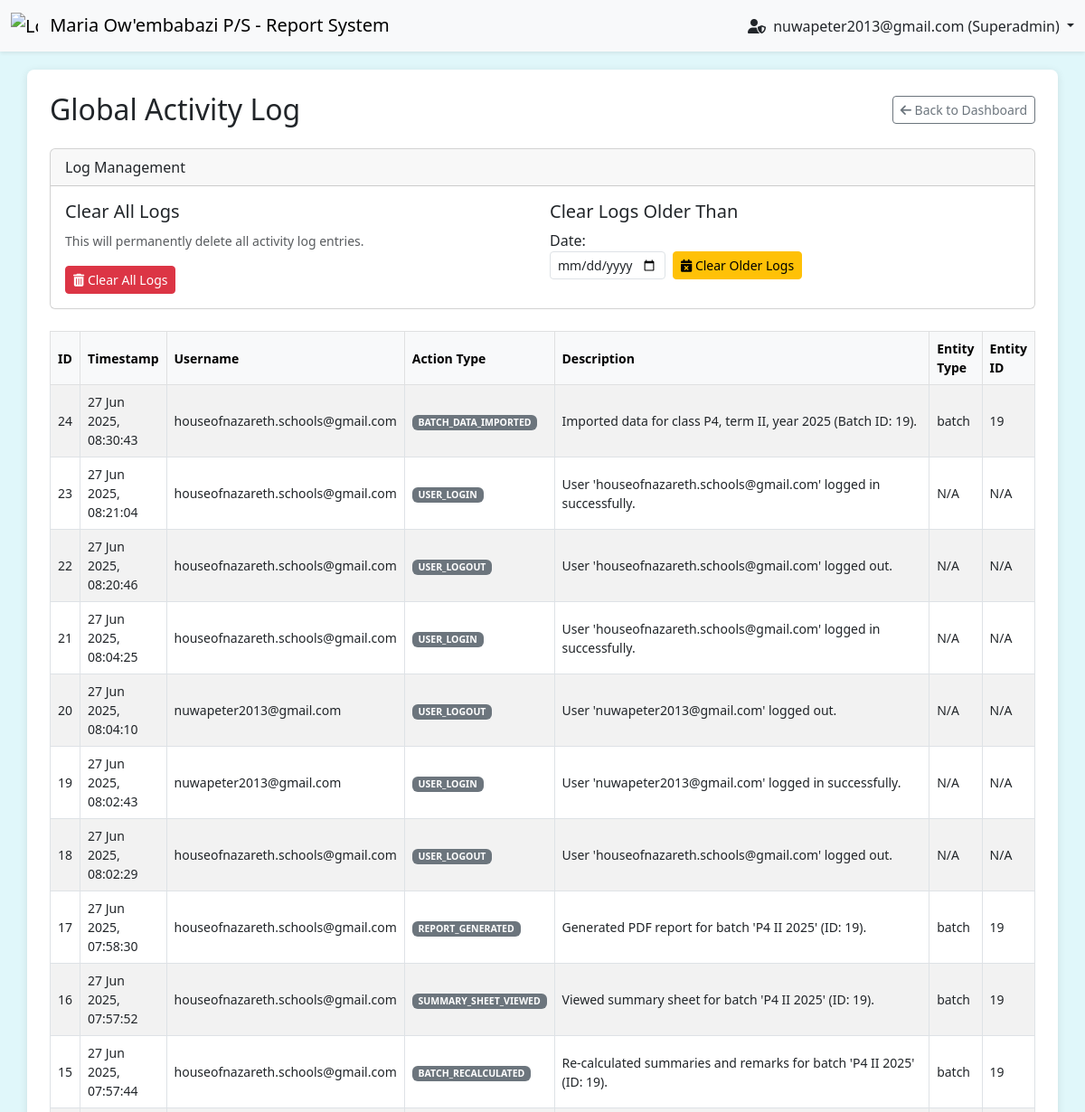
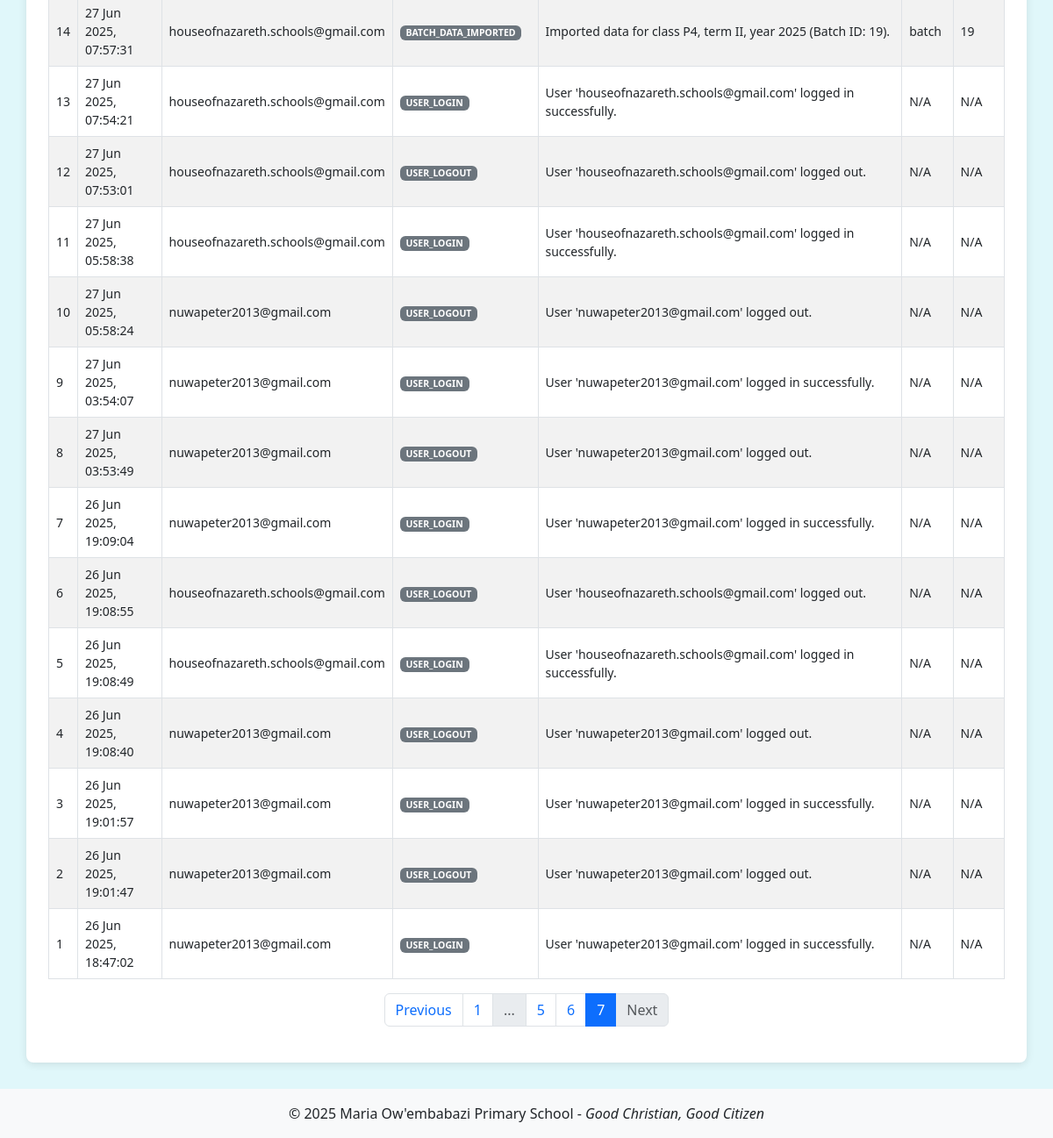
The app's page /view_activity_log.php?page=7 (signed in) with its own data (2 pictures, top to bottom).
### tables this page shows
CREATE TABLE `activity_log` (
  `id` int(11) NOT NULL,
  `user_id` int(11) DEFAULT NULL,
  `username` varchar(255) NOT NULL,
  `action_type` varchar(100) NOT NULL,
  `description` text NOT NULL,
  `entity_type` varchar(50) DEFAULT NULL,
  `entity_id` int(11) DEFAULT NULL,
  `timestamp` timestamp NOT NULL DEFAULT current_timestamp(),
  `is_read` tinyint(1) NOT NULL DEFAULT 0,
  `notified_user_id` int(11) DEFAULT NULL
);

### dal.php (called while the page is built, shortened)
<?php
function getGlobalActivityLog(PDO $pdo, int $limit = 25, int $offset = 0): array {
    $sql = "SELECT id, timestamp, username, action_type, description, entity_type, entity_id
            FROM activity_log
            ORDER BY timestamp DESC
            LIMIT :limit_val OFFSET :offset_val";
    try {
        $stmt = $pdo->prepare($sql);
        $stmt->bindValue(':limit_val', $limit, PDO::PARAM_INT);
        $stmt->bindValue(':offset_val', $offset, PDO::PARAM_INT);
        $stmt->execute();
        return $stmt->fetchAll(PDO::FETCH_ASSOC);
    } catch (PDOException $e) {
        error_log("DAL Error: getGlobalActivityLog failed. Error: " . $e->getMessage());
        return [];
    }
}
function getGlobalActivityLogCount(PDO $pdo): int {
    $sql = "SELECT COUNT(*) FROM activity_log";
    try {
        $stmt = $pdo->query($sql);
        return (int)$stmt->fetchColumn();
    } catch (PDOException $e) {
        error_log("DAL Error: getGlobalActivityLogCount failed. Error: " . $e->getMessage());
        return 0;
    }
}
?>

### view_activity_log.php (the view, shortened to what this page needs)
<?php
require_once 'db_connection.php';
require_once 'dal.php';
$pageTitle = "Global Activity Log";
$currentPage = isset($_GET['page']) ? (int)$_GET['page'] : 1;
$itemsPerPage = 25;
$offset = ($currentPage - 1) * $itemsPerPage;
$activityLogs = [];
$totalPages = 0;
try {
    $totalLogs = getGlobalActivityLogCount($pdo);
    if ($totalLogs > 0) {
        $activityLogs = getGlobalActivityLog($pdo, $itemsPerPage, $offset);
    }
    $totalPages = ceil($totalLogs / $itemsPerPage);
} catch (Exception $e) {
    error_log("Error fetching activity log: " . $e->getMessage());
    $_SESSION['error_message'] = "Could not retrieve activity logs due to a system error.";
}
?>
<!DOCTYPE html>
<html lang="en">
<head>
    <link href="https://cdn.jsdelivr.net/npm/bootstrap@5.3.0/dist/css/bootstrap.min.css" rel="stylesheet">
    <link href="https://cdnjs.cloudflare.com/ajax/libs/font-awesome/6.0.0-beta3/css/all.min.css" rel="stylesheet">
</head>
<body>
    <nav class="navbar navbar-light bg-light sticky-top shadow-sm">
        <div class="container-fluid">
            <a class="navbar-brand" href="index.php">
                <img src="images/logo.png" alt="Logo" width="30" height="30" class="d-inline-block align-text-top me-2" onerror="this.style.display='none';">
                Maria Ow'embabazi P/S - Report System
            </a>
             <div class="ms-auto d-flex align-items-center">
                <?php if (isset($_SESSION['username'])): ?>
                    <div class="nav-item dropdown">
                        <a class="nav-link dropdown-toggle text-dark" href="#" id="userDropdown" role="button" data-bs-toggle="dropdown" aria-expanded="false">
                            <i class="fas fa-user-shield me-1"></i> <?php echo htmlspecialchars($_SESSION['username']); ?> (Superadmin)
                        </a>
                    </div>
                <?php endif; ?>
            </div>
        </div>
    </nav>
    <div class="container main-content">
        <div class="d-flex justify-content-between align-items-center mb-4">
            <h2 class="mb-0"><?php echo htmlspecialchars($pageTitle); ?></h2>
            <a href="index.php" class="btn btn-outline-secondary btn-sm">
                <i class="fas fa-arrow-left"></i> Back to Dashboard
            </a>
        </div>
        <div class="card mb-4">
            <div class="card-header">Log Management</div>
            <div class="card-body">
                <div class="row g-3">
                    <div class="col-md-6">
                        <h5>Clear All Logs</h5>
                        <p><small class="text-muted">This will permanently delete all activity log entries.</small></p>
                        <form method="POST" action="view_activity_log.php" onsubmit="return confirm('DANGER! Are you absolutely sure you want to delete ALL activity logs? This action cannot be undone.');">
                            <button type="submit" class="btn btn-danger btn-sm">
                                <i class="fas fa-trash-alt"></i> Clear All Logs
                            </button>
                        </form>
                    </div>
                    <div class="col-md-6">
                        <h5>Clear Logs Older Than</h5>
                        <form method="POST" action="view_activity_log.php" class="row g-2 align-items-end" onsubmit="return confirm('Are you sure you want to delete logs older than the selected date? This action cannot be undone.');">
                            <div class="col-auto">
                                <label for="older_than_date" class="form-labelvisually-hidden">Date:</label>
                                <input type="date" class="form-control form-control-sm" id="older_than_date" name="older_than_date" required
                                       max="<?php echo date('Y-m-d');  ?>">
                            </div>
                            <div class="col-auto">
                                <button type="submit" class="btn btn-warning btn-sm">
                                    <i class="fas fa-calendar-times"></i> Clear Older Logs
                                </button>
                            </div>
                        </form>
                    </div>
                </div>
            </div>
        </div>
        <div class="table-responsive">
            <table class="table table-striped table-hover table-bordered">
                <thead class="table-light">
                    <tr>
                        <th>ID</th>
                        <th>Timestamp</th>
                        <th>Username</th>
                        <th>Action Type</th>
                        <th style="width: 40%;">Description</th>
                        <th>Entity Type</th>
                        <th>Entity ID</th>
                    </tr>
                </thead>
                <tbody>
                    <?php if (!empty($activityLogs)): ?>
                        <?php foreach ($activityLogs as $log): ?>
                            <tr>
                                <td><?php echo htmlspecialchars($log['id']); ?></td>
                                <td><?php echo htmlspecialchars(date('d M Y, H:i:s', strtotime($log['timestamp']))); ?></td>
                                <td><?php echo htmlspecialchars($log['username']); ?></td>
                                <td><span class="badge bg-secondary"><?php echo htmlspecialchars($log['action_type']); ?></span></td>
                                <td class="description-cell"><?php echo nl2br(htmlspecialchars($log['description'])); ?></td>
                                <td><?php echo htmlspecialchars($log['entity_type'] ?? 'N/A'); ?></td>
                                <td><?php echo htmlspecialchars($log['entity_id'] ?? 'N/A'); ?></td>
                            </tr>
                        <?php endforeach; ?>
                    <?php else: ?>
                        <tr>
                            <td colspan="7" class="text-center">No activity logs found.</td>
                        </tr>
                    <?php endif; ?>
                </tbody>
            </table>
        </div>
        <?php if ($totalPages > 1): ?>
            <nav aria-label="Activity Log Pagination">
                <ul class="pagination justify-content-center">
                    <li class="page-item <?php echo ($currentPage <= 1) ? 'disabled' : ''; ?>">
                        <a class="page-link" href="?page=<?php echo $currentPage - 1; ?>">Previous</a>
                    </li>
                    <?php for ($i = 1; $i <= $totalPages; $i++): ?>
                        <?php
                        if ($i == 1 || $i == $totalPages || ($i >= $currentPage - 2 && $i <= $currentPage + 2)): ?>
                            <li class="page-item <?php echo ($i == $currentPage) ? 'active' : ''; ?>">
                                <a class="page-link" href="?page=<?php echo $i; ?>"><?php echo $i; ?></a>
                            </li>
                        <?php elseif ($i == $currentPage - 3 || $i == $currentPage + 3): ?>
                            <li class="page-item disabled"><span class="page-link">...</span></li>
                        <?php endif; ?>
                    <?php endfor; ?>
                    <li class="page-item <?php echo ($currentPage >= $totalPages) ? 'disabled' : ''; ?>">
                        <a class="page-link" href="?page=<?php echo $currentPage + 1; ?>">Next</a>
                    </li>
                </ul>
            </nav>
        <?php endif; ?>
    </div>
    <footer class="text-center mt-auto py-3 bg-light">
        <p class="mb-0">&copy; <?php echo date('Y'); ?> Maria Ow'embabazi Primary School - <i>Good Christian, Good Citizen</i></p>
    </footer>
</body>
</html>

### view_activity_log.php (style rules this page uses)
body { background-color: #e0f7fa; }
.container.main-content { background-color: #fff; padding: 25px; border-radius: 8px; box-shadow: 0 2px 10px rgba(0,0,0,0.1); margin-top: 20px; margin-bottom: 30px; }
.table th, .table td { font-size: 0.875rem; vertical-align: middle; }
.table td.description-cell { max-width: 400px; white-space: normal; word-wrap: break-word; }

### records on screen
activity_log: id "24", timestamp "27 Jun 2025, 08:30:43", username "houseofnazareth.schools@gmail.com", action_type "BATCH_DATA_IMPORTED", description "Imported data for class P4, term II, year 2025 (Batch ID: 19).", entity_type "batch", entity "19"
activity_log: id "23", timestamp "27 Jun 2025, 08:21:04", username "houseofnazareth.schools@gmail.com", action_type "USER_LOGIN", description "User 'houseofnazareth.schools@gmail.com' logged in successfully.", entity_type "N/A", entity "N/A"
activity_log: id "22", timestamp "27 Jun 2025, 08:20:46", username "houseofnazareth.schools@gmail.com", action_type "USER_LOGOUT", description "User 'houseofnazareth.schools@gmail.com' logged out.", entity_type "N/A", entity "N/A"
activity_log: id "21", timestamp "27 Jun 2025, 08:04:25", username "houseofnazareth.schools@gmail.com", action_type "USER_LOGIN", description "User 'houseofnazareth.schools@gmail.com' logged in successfully.", entity_type "N/A", entity "N/A"
activity_log: id "20", timestamp "27 Jun 2025, 08:04:10", username "nuwapeter2013@gmail.com", action_type "USER_LOGOUT", description "User 'nuwapeter2013@gmail.com' logged out.", entity_type "N/A", entity "N/A"
activity_log: id "19", timestamp "27 Jun 2025, 08:02:43", username "nuwapeter2013@gmail.com", action_type "USER_LOGIN", description "User 'nuwapeter2013@gmail.com' logged in successfully.", entity_type "N/A", entity "N/A"
activity_log: id "18", timestamp "27 Jun 2025, 08:02:29", username "houseofnazareth.schools@gmail.com", action_type "USER_LOGOUT", description "User 'houseofnazareth.schools@gmail.com' logged out.", entity_type "N/A", entity "N/A"
activity_log: id "17", timestamp "27 Jun 2025, 07:58:30", username "houseofnazareth.schools@gmail.com", action_type "REPORT_GENERATED", description "Generated PDF report for batch 'P4 II 2025' (ID: 19).", entity_type "batch", entity "19"
activity_log: id "16", timestamp "27 Jun 2025, 07:57:52", username "houseofnazareth.schools@gmail.com", action_type "SUMMARY_SHEET_VIEWED", description "Viewed summary sheet for batch 'P4 II 2025' (ID: 19).", entity_type "batch", entity "19"
activity_log: id "15", timestamp "27 Jun 2025, 07:57:44", username "houseofnazareth.schools@gmail.com", action_type "BATCH_RECALCULATED", description "Re-calculated summaries and remarks for batch 'P4 II 2025' (ID: 19).", entity_type "batch", entity "19"
activity_log: id "14", timestamp "27 Jun 2025, 07:57:31", username "houseofnazareth.schools@gmail.com", action_type "BATCH_DATA_IMPORTED", description "Imported data for class P4, term II, year 2025 (Batch ID: 19).", entity_type "batch", entity "19"
activity_log: id "13", timestamp "27 Jun 2025, 07:54:21", username "houseofnazareth.schools@gmail.com", action_type "USER_LOGIN", description "User 'houseofnazareth.schools@gmail.com' logged in successfully.", entity_type "N/A", entity "N/A"
activity_log: id "12", timestamp "27 Jun 2025, 07:53:01", username "houseofnazareth.schools@gmail.com", action_type "USER_LOGOUT", description "User 'houseofnazareth.schools@gmail.com' logged out.", entity_type "N/A", entity "N/A"
activity_log: id "11", timestamp "27 Jun 2025, 05:58:38", username "houseofnazareth.schools@gmail.com", action_type "USER_LOGIN", description "User 'houseofnazareth.schools@gmail.com' logged in successfully.", entity_type "N/A", entity "N/A"
activity_log: id "10", timestamp "27 Jun 2025, 05:58:24", username "nuwapeter2013@gmail.com", action_type "USER_LOGOUT", description "User 'nuwapeter2013@gmail.com' logged out.", entity_type "N/A", entity "N/A"
activity_log: id "9", timestamp "27 Jun 2025, 03:54:07", username "nuwapeter2013@gmail.com", action_type "USER_LOGIN", description "User 'nuwapeter2013@gmail.com' logged in successfully.", entity_type "N/A", entity "N/A"
activity_log: id "8", timestamp "27 Jun 2025, 03:53:49", username "nuwapeter2013@gmail.com", action_type "USER_LOGOUT", description "User 'nuwapeter2013@gmail.com' logged out.", entity_type "N/A", entity "N/A"
activity_log: id "7", timestamp "26 Jun 2025, 19:09:04", username "nuwapeter2013@gmail.com", action_type "USER_LOGIN", description "User 'nuwapeter2013@gmail.com' logged in successfully.", entity_type "N/A", entity "N/A"
activity_log: id "6", timestamp "26 Jun 2025, 19:08:55", username "houseofnazareth.schools@gmail.com", action_type "USER_LOGOUT", description "User 'houseofnazareth.schools@gmail.com' logged out.", entity_type "N/A", entity "N/A"
activity_log: id "5", timestamp "26 Jun 2025, 19:08:49", username "houseofnazareth.schools@gmail.com", action_type "USER_LOGIN", description "User 'houseofnazareth.schools@gmail.com' logged in successfully.", entity_type "N/A", entity "N/A"
activity_log: id "4", timestamp "26 Jun 2025, 19:08:40", username "nuwapeter2013@gmail.com", action_type "USER_LOGOUT", description "User 'nuwapeter2013@gmail.com' logged out.", entity_type "N/A", entity "N/A"
activity_log: id "3", timestamp "26 Jun 2025, 19:01:57", username "nuwapeter2013@gmail.com", action_type "USER_LOGIN", description "User 'nuwapeter2013@gmail.com' logged in successfully.", entity_type "N/A", entity "N/A"
activity_log: id "2", timestamp "26 Jun 2025, 19:01:47", username "nuwapeter2013@gmail.com", action_type "USER_LOGOUT", description "User 'nuwapeter2013@gmail.com' logged out.", entity_type "N/A", entity "N/A"
activity_log: id "1", timestamp "26 Jun 2025, 18:47:02", username "nuwapeter2013@gmail.com", action_type "USER_LOGIN", description "User 'nuwapeter2013@gmail.com' logged in successfully.", entity_type "N/A", entity "N/A"

### other values on screen
$_SESSION['username'] "nuwapeter2013@gmail.com"
$pageTitle "Global Activity Log"
